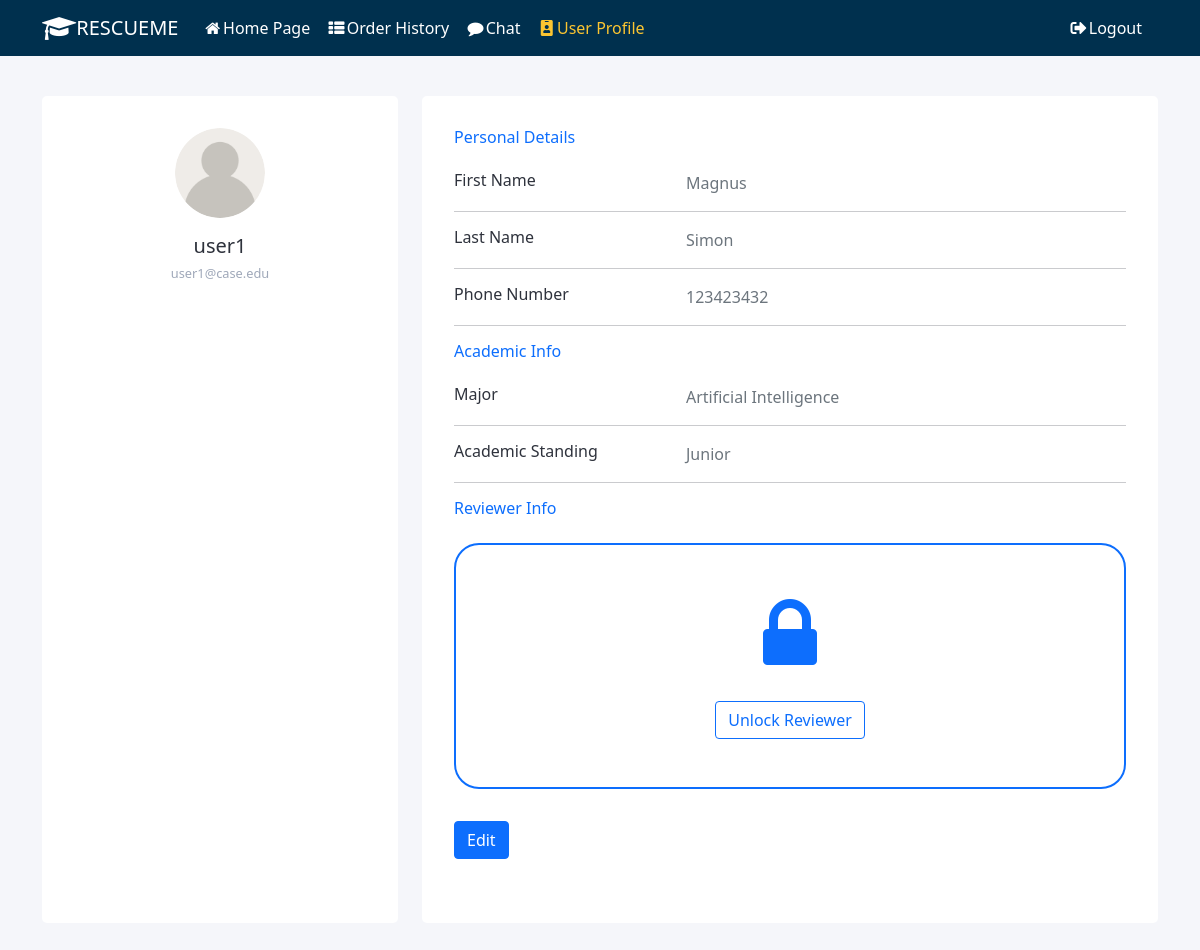
/user_profile/ (signed in), run on an earlier commit of the app's database.
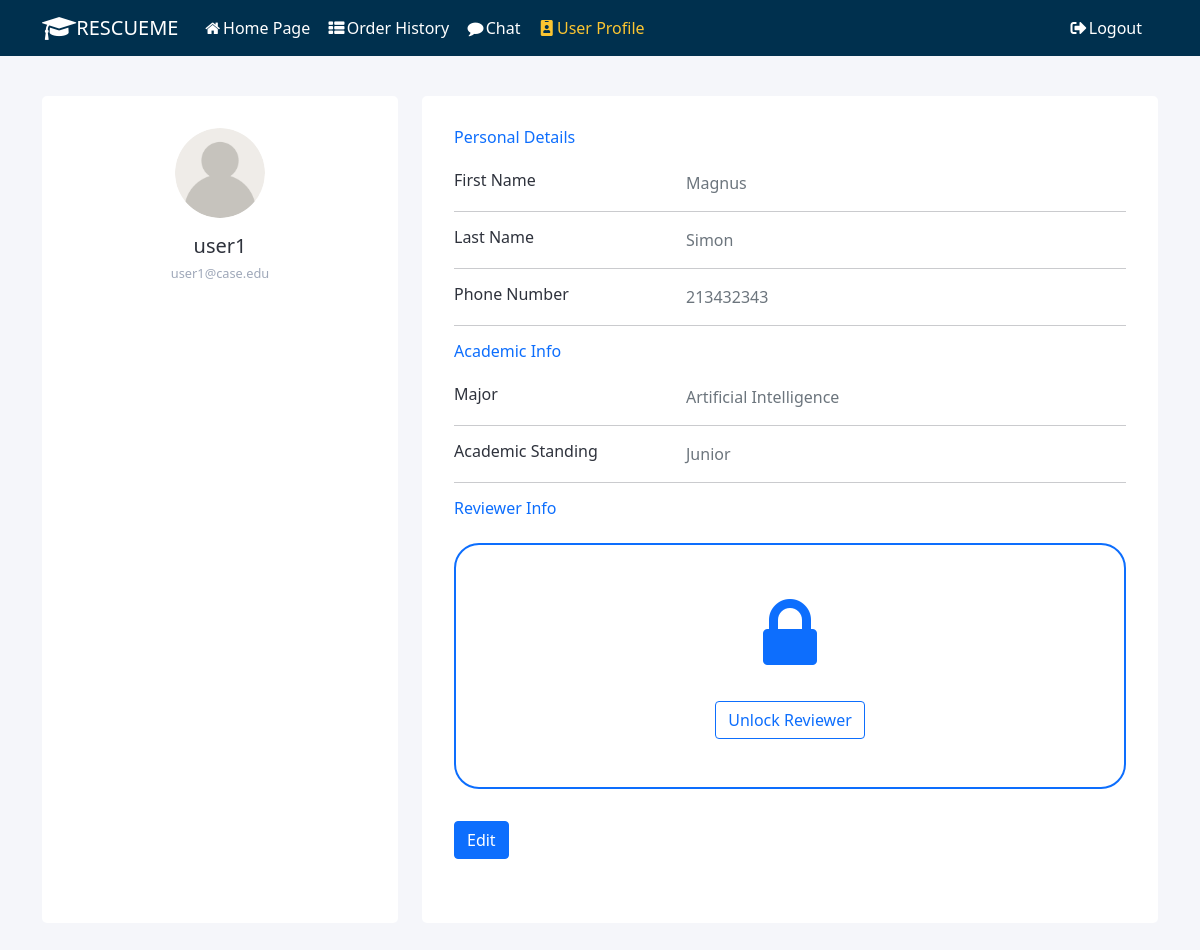
And on a later commit of the database.
### resume_review/models.py (models this page shows)
class Account(models.Model):
    FRESHMEN = 'Freshmen'
    SOPHOMORE = 'Sophomore'
    JUNIOR = 'Junior'
    SENIOR = 'Senior'
    GRADUATE = 'Graduate'
    ACADEMIC_STANDING = [
        (FRESHMEN, 'Freshmen'),
        (SOPHOMORE, 'Sophomore'),
        (JUNIOR, 'Junior'),
        (SENIOR, 'Senior'),
        (GRADUATE, 'Graduate'),
    ]
    MAJOR = source_api.get_major_list()
    user = models.ForeignKey(User, on_delete=models.CASCADE)
    first_name = models.CharField(max_length=255)
    last_name = models.CharField(max_length=255)
    major = models.CharField(max_length=255, choices=MAJOR)
    academic = models.CharField(
        max_length=255, choices=ACADEMIC_STANDING)
    phone = models.CharField(max_length=12)
    create_at = models.DateField(auto_now=True)
    avatar = models.ImageField(
        upload_to='profile_pic', null=True, default='user.png')

### resume_review/views.py (the view, shortened to what this page needs)
# urls.py: path('user_profile/', views.UserProfileView.as_view(), name='user_profile'),
class UserProfileView(FormView):
    template_name = 'user_profile.html'
    form_class = UserProfileForm
    success_url = '/user_profile'
    def get_context_data(self, **kwargs):
        context = super().get_context_data(**kwargs)
        user = self.request.user
        context['user_name'] = user.username if user.is_authenticated else None
        context['email'] = user.email if user.is_authenticated else None
        context['account'] = user_api.get_account_by_user(user)
        account = user_api.get_account_by_user(user)
        reviewer = user_api.get_reviewer_by_account(account)
        if not reviewer:
            context['self_intro'] = ''
            context['reviewer'] = 'false'
            context['price'] = ''
        else:
            context['self_intro'] = reviewer.self_intro
            context['reviewer'] = 'true'
            context['price'] = reviewer.price
        return context
    def get(self, request, *args, **kwargs):
        context = self.get_context_data(**kwargs)
        if not self.request.user.is_authenticated:
            return HttpResponseRedirect('/')
        return self.render_to_response(context)

### resume_review/user_api.py (called while the page is built)
def get_reviewer_by_account(account):
    try:
        reviewers = Reviewer.objects.filter(account=account)
        if len(reviewers) == 0:
            logger.error('cannot find reviewer for %s' % account.user)
            return None
        return reviewers[0]
    except:
        logger.error('get_reviewer_by_account failed')
    return None

def get_account_by_user(user):
    try:
        accounts = Account.objects.filter(user=user)
        if len(accounts) == 0:
            logger.error('cannot find account for user %s' % user)
            return None
        return accounts[0]
    except:
        logger.error('get_account_by_user failed')
    return None

### resume_review/templates/user_profile.html (shortened to what the changed rows need)
{% extends "base.html" %}
{% load static %}
{% block content %}
<link rel="stylesheet" href="{% static 'css/user_profile.css' %}" />
<div class="main-body">
    <form class="profile-form" id="profile-form" method="post" action="" enctype="multipart/form-data" novalidate>
        <div class="container">
            <div class="row gutters">
                <div class="col-xl-4 col-lg-4 col-md-12 col-sm-12 col-12">
                    <div class="card h-100">
                        <div class="card-body">
                            <div class="account-settings">
                                <div class="user-profile">
                                    <div class="user-avatar">
                                        <img class="profile-pic" src="{{account.avatar.url}}" >
                                    </div>
                                </div>
                            </div>
                        </div>
                    </div>
                </div>
                <div class="col-xl-8 col-lg-8 col-md-12 col-sm-12 col-12">
                    <div class="card h-100">
                        <div class="card-body">
                            <div class="row mb-3">
                                {% with field=form.first_name %}
                                <div class="col-sm-8">
                                    <div class="info text-secondary" id="info_first_name">
                                        {{ account.first_name }}
                                    </div>
                                </div>
                                {% endwith %}</div>
                            <div class="row mb-3">
                                {% with field=form.last_name %}
                                <div class="col-sm-8">
                                    <div class="info text-secondary" id="info_last_name">
                                        {{ account.last_name }}
                                    </div>
                                </div>
                                {% endwith %}
                            </div>
                            <div class="row mb-3">
                                {% with field=form.phone_number %}
                                <div class="col-sm-8">
                                    <div class="info text-secondary" id="info_phone_number">
                                        {{ account.phone }}
                                    </div>
                                </div>
                                {% endwith %}
                            </div>
                            <div class="row mb-3">
                                {% with field=form.major %}
                                <div class="col-sm-8">
                                    <div class="info text-secondary" id="info_major">
                                        {{ account.major }}
                                    </div>
                                </div>
                                {% endwith %}
                            </div>
                            <div class="row mb-3">
                                {% with field=form.academic_standing %}
                                <div class="col-sm-8">
                                    <div class="info text-secondary" id="info_academic_standing">
                                        {{ account.academic }}
                                    </div>
                                </div>
                                {% endwith %}
                            </div>
                        </div>
                    </div>
                </div>
            </div>
        </div>
    </form>
</div>
{% endblock %}

What changed in the data, as far as the page shows it:
changed Account "Magnus": phone "123423432" → "213432343"
